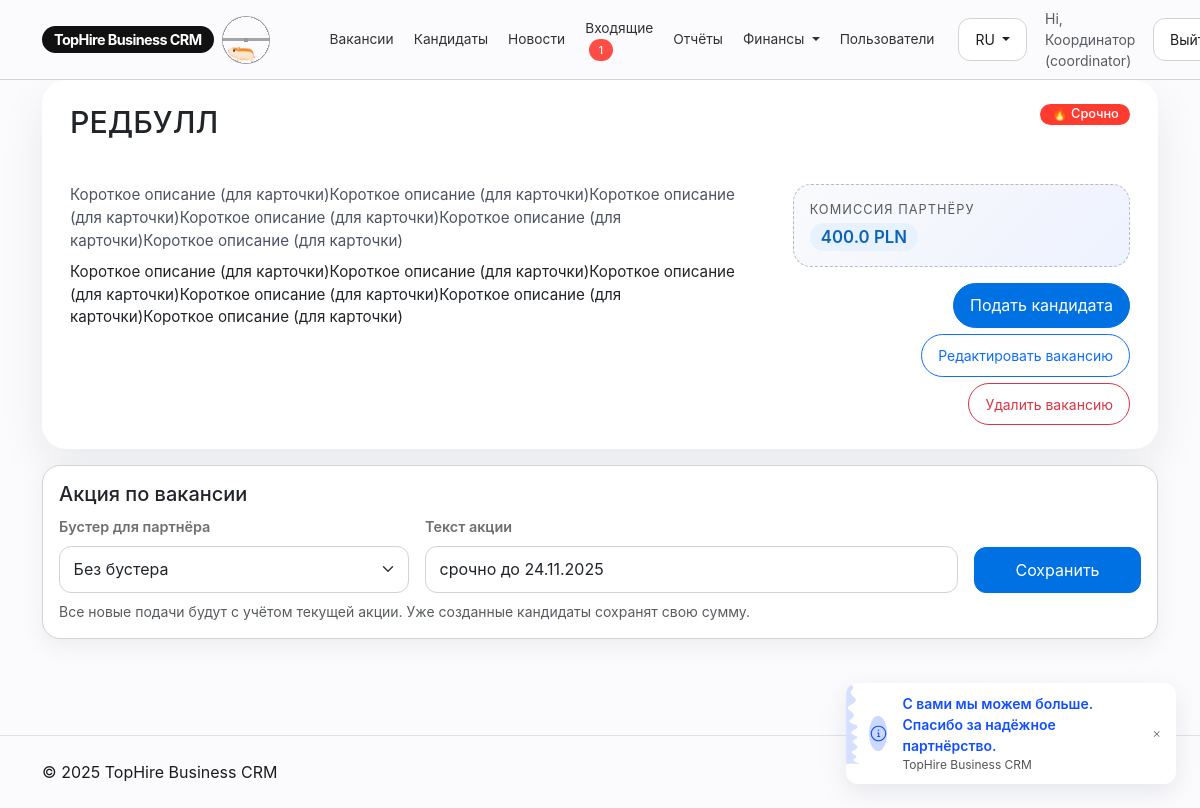
Screenshot of /jobs/4 (signed in) with the database file from the repository.
### models.py (models this page shows, shortened)
class Base(DeclarativeBase):
    pass

class User(Base):
    __tablename__ = "users"
    id: Mapped[int] = mapped_column(primary_key=True)
    name: Mapped[str] = mapped_column(String(180))
    email: Mapped[str] = mapped_column(String(255), unique=True, index=True)
    password_hash: Mapped[str] = mapped_column(String(255))
    role: Mapped[str] = mapped_column(String(32))  # coordinator|recruiter|partner
    is_active: Mapped[bool] = mapped_column(Boolean, default=True)
    note: Mapped[str] = mapped_column(Text, default="")
    is_blocked: Mapped[bool] = mapped_column(Boolean, default=False)
    bank_account: Mapped[str] = mapped_column(String(255), default="")
    bank_name: Mapped[str] = mapped_column(String(255), default="")
    company_name: Mapped[str] = mapped_column(String(255), default="")
    tax_id: Mapped[str] = mapped_column(String(100), default="")
    address: Mapped[str] = mapped_column(Text, default="")
    payout_note: Mapped[str] = mapped_column(Text, default="")
    settlement_day: Mapped[int] = mapped_column(Integer, default=10)
    created_at: Mapped[datetime] = mapped_column(DateTime, default=datetime.utcnow)

class Job(Base):
    __tablename__ = "jobs"
    id: Mapped[int] = mapped_column(primary_key=True)
    title: Mapped[str] = mapped_column(String(200))
    location: Mapped[str] = mapped_column(String(200), default="")
    description: Mapped[str] = mapped_column(Text, default="")
    short_description: Mapped[str] = mapped_column(String(255), default="")
    status: Mapped[str] = mapped_column(String(32), default="active")
    priority: Mapped[str] = mapped_column(String(32), default="normal")  # urgent|normal|low
    gender_preference: Mapped[str] = mapped_column(String(32), default="")  # m/f/any, хранится как текст
    age_to: Mapped[int] = mapped_column(Integer, default=0)  # 0 = без ограничения
    partner_fee_amount: Mapped[float] = mapped_column(Float, default=0.0)
    recruiter_fee_amount: Mapped[float] = mapped_column(Float, default=0.0)
    promo_multiplier: Mapped[float] = mapped_column(Float, default=1.0)
    promo_label: Mapped[str] = mapped_column(String(255), default="")
    created_at: Mapped[datetime] = mapped_column(DateTime, default=datetime.utcnow)

### app.py (the view)
@app.route("/jobs/<int:job_id>")
@login_required
def job_view(job_id):
    j = db.session.get(Job, job_id)
    if not j:
        abort(404)
    return render_template("job_view.html", job=j)

### app.py (called while the page is built)
@app.context_processor
def inject_brand():
    lang = session.get("lang", "ru")
    return {"BRAND": BRAND, "current_lang": lang}

@app.before_request
def load_user():
    g.user = None
    uid = session.get("uid")
    if uid:
        g.user = db.session.get(User, uid)
    g.inbox_count = 0
    g.news_unread_count = 0
    if g.user and g.user.role in ("recruiter","coordinator"):
        g.inbox_count = db.session.query(func.count(Candidate.id)).filter(Candidate.status=="Подан").scalar() or 0
    if g.user:
        g.news_unread_count = (
            db.session.query(func.count(News.id))
            .outerjoin(NewsRead, (NewsRead.news_id == News.id) & (NewsRead.user_id == g.user.id))
            .filter(News.is_published == True, NewsRead.id.is_(None))
            .scalar()
            or 0
        )

def login_required(f):
    from functools import wraps
    @wraps(f)
    def wrapper(*a, **kw):
        if not g.user:
            return redirect(url_for("login"))
        return f(*a, **kw)
    return wrapper

### templates/job_view.html (shortened to what this page needs)
{% extends "layout.html" %}
{% block content %}
<div class="job-view-card card border-0">
  <div class="job-view-header d-flex justify-content-between align-items-start">
    <div class="job-view-title">
      <h1 class="job-view-title-text">{{ job.title }}</h1>
    </div>
    <div class="job-view-badges">
      {% if job.priority=='urgent' %}
        <span class="badge text-bg-danger">🔥 Срочно</span>
      {% elif job.priority=='low' %}
        <span class="badge text-bg-info">Низкий приоритет</span>
      {% else %}
        <span class="badge text-bg-secondary">Обычная</span>
      {% endif %}
    </div>
  </div>
  <div class="job-view-body job-view-layout row g-4">
    <div class="col-lg-8">
      {% if job.short_description %}
      <p class="job-view-short mb-2">{{ job.short_description }}</p>
      {% endif %}
      {% if job.description %}
      <div class="job-view-description text-body">
        {{ job.description }}
      </div>
      {% endif %}
    </div>
    <div class="col-lg-4">
      <div class="job-view-fee-box">
        <div class="job-view-fee-label text-muted mb-1">
          Комиссия партнёру
        </div>
        {% if job.promo_multiplier and job.promo_multiplier > 1 %}
          <div class="d-flex flex-wrap align-items-baseline gap-2">
            <span class="job-view-fee-old">{{ job.partner_fee_amount }} PLN</span>
            <span class="job-view-fee-new">{{ (job.partner_fee_amount * job.promo_multiplier)|round(2) }} PLN</span>
          </div>
          {% if job.promo_label %}
          <div class="job-view-fee-note small text-warning-emphasis">
            📢 {{ job.promo_label }}
          </div>
          {% endif %}
        {% else %}
          <span class="job-view-fee-new">{{ job.partner_fee_amount }} PLN</span>
        {% endif %}
      </div>
      <div class="job-view-actions d-flex flex-column">
        <a class="btn btn-primary" href="{{ url_for('job_submit', job_id=job.id) }}">Подать кандидата</a>
        {% if g.user.role in ['coordinator','recruiter'] %}
        <a class="btn btn-outline-primary btn-sm" href="{{ url_for('job_edit', job_id=job.id) }}">Редактировать вакансию</a>
        {% endif %}
        {% if g.user.role == 'coordinator' %}
        <form method="post" action="{{ url_for('job_delete', job_id=job.id) }}"
              onsubmit="return confirm('Удалить вакансию и всех связанных кандидатов? Это действие нельзя отменить.');">
          <button type="submit" class="btn btn-outline-danger btn-sm w-100">Удалить вакансию</button>
        </form>
        {% endif %}
      </div>
    </div>
  </div>
</div>
{% if g.user.role == 'coordinator' %}
<div class="card p-3 mt-3">
  <h5 class="mb-2">Акция по вакансии</h5>
  <form method="post" action="{{ url_for('job_promo_update', job_id=job.id) }}" class="row g-3 align-items-end">
    <div class="col-md-4">
      <label class="form-label">Бустер для партнёра</label>
      <select class="form-select" name="promo_multiplier">
        <option value="1.0" {% if not job.promo_multiplier or job.promo_multiplier <= 1 %}selected{% endif %}>Без бустера</option>
      </select>
    </div>
    <div class="col-md-6">
      <label class="form-label">Текст акции</label>
      <input class="form-control" name="promo_label" value="{{ job.promo_label }}" placeholder="Например: До 31.12 ×1.5 за старт">
    </div>
    <div class="col-md-2 d-grid">
      <button class="btn btn-primary">Сохранить</button>
    </div>
  </form>
  <p class="small text-muted mt-2 mb-0">
    Все новые подачи будут с учётом текущей акции. Уже созданные кандидаты сохранят свою сумму.
  </p>
</div>
{% endif %}
{% endblock %}

### templates/layout.html (shortened to what this page needs)
<!doctype html>
<html lang="{{ current_lang or 'ru' }}">
<head>
  <link href="https://cdn.jsdelivr.net/npm/bootstrap@5.3.3/dist/css/bootstrap.min.css" rel="stylesheet">
  <link href="{{ url_for('static', filename='css/tophire.css') }}" rel="stylesheet">
</head>
<body>
<nav class="navbar navbar-expand-lg py-2">
  <div class="container">
    <a class="navbar-brand brand d-flex align-items-center gap-2" href="{{ url_for('index') }}">
      <span class="brand-mark">{{ BRAND }}</span>
      <span class="brand-hamster d-none d-sm-inline-flex">
        <div aria-label="Orange and tan hamster running in a metal wheel"
             role="img"
             class="wheel-and-hamster">
          <div class="wheel"></div>
          <div class="hamster">
            <div class="hamster__body">
              <div class="hamster__head">
                <div class="hamster__ear"></div>
                <div class="hamster__eye"></div>
              </div>
              <div class="hamster__limb hamster__limb--fr"></div>
              <div class="hamster__limb hamster__limb--fl"></div>
              <div class="hamster__limb hamster__limb--br"></div>
              <div class="hamster__limb hamster__limb--bl"></div>
              <div class="hamster__tail"></div>
            </div>
          </div>
          <div class="spoke"></div>
        </div>
      </span>
    </a>
    {% if g.user %}
    <div class="collapse navbar-collapse" id="nav">
      <ul class="navbar-nav nav-main ms-4 me-auto align-items-lg-center gap-lg-1">
        <li class="nav-item">
          <a class="nav-link" href="{{ url_for('jobs') }}">
            {{ "Вакансії" if current_lang=="uk" else "Вакансии" }}
          </a>
        </li>
        <li class="nav-item">
          <a class="nav-link" href="{{ url_for('candidates') }}">
            {{ "Кандидати" if current_lang=="uk" else "Кандидаты" }}
          </a>
        </li>
        <li class="nav-item">
          <a class="nav-link nav-link-with-badge" href="{{ url_for('news_list') }}">
            <span class="nav-link-label">{{ "Новини" if current_lang=="uk" else "Новости" }}</span>
          </a>
        </li>
        {% if g.user.role in ['recruiter','coordinator'] %}
        <li class="nav-item">
          <a class="nav-link" href="{{ url_for('inbox') }}">
            {{ "Вхідні" if current_lang=="uk" else "Входящие" }}
            {% if g.inbox_count %}
              <span class="badge text-bg-danger ms-1">{{ g.inbox_count }}</span>
            {% endif %}
          </a>
        </li>
        <li class="nav-item">
          <a class="nav-link" href="{{ url_for('reports') }}">
            {{ "Звіти" if current_lang=="uk" else "Отчёты" }}
          </a>
        </li>
        {% endif %}
        {% if g.user.role in ['finance','coordinator'] %}
        <li class="nav-item dropdown">
          <a class="nav-link dropdown-toggle" href="#" id="navFinance" role="button" data-bs-toggle="dropdown" aria-expanded="false">
            {{ "Фінанси" if current_lang=="uk" else "Финансы" }}
          </a>
        </li>
        {% endif %}
        {% if g.user.role == 'coordinator' %}
        <li class="nav-item">
          <a class="nav-link" href="{{ url_for('admin_users') }}">
            {{ "Користувачі" if current_lang=="uk" else "Пользователи" }}
          </a>
        </li>
        {% endif %}
      </ul>
      <div class="navbar-utilities ms-lg-3 mt-3 mt-lg-0 w-100 w-lg-auto justify-content-between justify-content-lg-end">
        <div class="dropdown me-2">
          <button class="btn btn-sm btn-outline-secondary dropdown-toggle" type="button" data-bs-toggle="dropdown">
            {{ "UA" if current_lang=="uk" else "RU" }}
          </button>
        </div>
        <div class="navbar-user d-flex align-items-center gap-2 text-muted small flex-grow-1 flex-lg-grow-0">
          <span>
            {{ "Привіт" if current_lang=="uk" else "Hi" }}, {{ g.user.name }} ({{ g.user.role }})
          </span>
        </div>
        <a class="btn btn-sm btn-outline-secondary ms-lg-2" href="{{ url_for('logout') }}">
          {{ "Вийти" if current_lang=="uk" else "Выйти" }}
        </a>
      </div>
    </div>
    {% endif %}
  </div>
</nav>
<main class="container pb-5">
  {% block content %}{% endblock %}
</main>
{% if g.user %}
<div class="bottom-toast toast-hidden" id="appreciationToast">
  <div class="toast-card">
    <div class="toast-icon-container">
    </div>
    <div class="toast-message-text-container">
      <p class="toast-message-text" id="toastMessageMain">
      </p>
      <p class="toast-sub-text">{{ BRAND }}</p>
    </div>
  </div>
</div>
{% endif %}
<footer class="py-4 mt-5 border-top">
  <div class="container d-flex justify-content-between">
    <span>© {{ 2025 }} {{ BRAND }}</span>
    <span class="small-note">{{ "Стримана, зрозуміла CRM для рекрутингу" if current_lang=="uk" else "Сдержанная, понятная CRM для рекрутинга" }}</span>
  </div>
</footer>
</body></html>

### templates/job_view.html (style rules this page uses)
.job-view-card { border-radius: 24px; border: 1px solid var(--line); box-shadow: 0 18px 45px rgba(15, 23, 42, 0.08); padding: 1.5rem 1.75rem; }
.job-view-header { gap: 1rem; }
.job-view-title { display: flex; flex-direction: column; gap: 0.25rem; }
.job-view-title-text { font-size: 1.7rem; line-height: 1.2; margin: 0; }
@media (min-width: 992px) { .job-view-title-text { font-size: 1.9rem; } }
.job-view-badges { display: flex; flex-wrap: wrap; gap: 0.4rem; justify-content: flex-end; }
.job-view-badges .badge { border-radius: 999px; padding: 0.25rem 0.7rem; font-size: 0.8rem; display: inline-flex; align-items: center; gap: 0.25rem; }
.job-view-badges .badge.text-bg-danger { background: linear-gradient(135deg,#ff3b30,#ff6b3d); }
.job-view-body { margin-top: 0.75rem; }
.job-view-short { font-size: 0.95rem; color: #4b5563; }
.job-view-description { margin-top: 0.4rem; font-size: 0.95rem; line-height: 1.5; }
.job-view-layout { margin-top: 1rem; }
.job-view-fee-box { border-radius: 18px; border: 1px dashed rgba(148, 163, 184, 0.7); padding: 0.9rem 1rem; background: linear-gradient(135deg, #f9fafb, #eef2ff); }
.job-view-fee-label { font-size: 0.8rem; text-transform: uppercase; letter-spacing: 0.08em; }
.job-view-fee-new { font-weight: 600; font-size: 1.05rem; padding: 0.1rem 0.7rem; border-radius: 999px; background: #e8f2ff; color: #0b63b6; display: inline-block; }
.job-view-actions { margin-top: 1rem; gap: 0.4rem; }
.job-view-actions .btn { border-radius: 999px; }
@media (min-width: 992px) { .job-view-actions { align-items: flex-end; } }

### rows the page displays
User: user.name "Координатор", user.role "coordinator"
Job: title "РЕДБУЛЛ", short_description "Короткое описание (для карточки)Короткое описание (для карточки)Короткое описание (для карточки)Короткое описание (для карточки)Короткое описание (для карточки)Короткое описание (для карточки)", description "Короткое описание (для карточки)Короткое описание (для карточки)Короткое описание (для карточки)Короткое описание (для карточки)Короткое описание (для карточки)Короткое описание (для карточки)", partner_fee_amount "400.0", promo_multiplier "Без бустера", promo_label "срочно до 24.11.2025"

### other values shown
{{ BRAND }} "TopHire Business CRM"
{{ "Вакансії" if current_lang=="uk" else "Вакансии" }} "Вакансии"
{{ "Кандидати" if current_lang=="uk" else "Кандидаты" }} "Кандидаты"
{{ "Новини" if current_lang=="uk" else "Новости" }} "Новости"
{{ "Вхідні" if current_lang=="uk" else "Входящие" }} "Входящие"
{{ g.inbox_count }} "1"
{{ "Звіти" if current_lang=="uk" else "Отчёты" }} "Отчёты"
{{ "Фінанси" if current_lang=="uk" else "Финансы" }} "Финансы"
{{ "Користувачі" if current_lang=="uk" else "Пользователи" }} "Пользователи"
{{ "UA" if current_lang=="uk" else "RU" }} "RU"
{{ "Привіт" if current_lang=="uk" else "Hi" }} "Hi"
{{ 2025 }} "2025"
